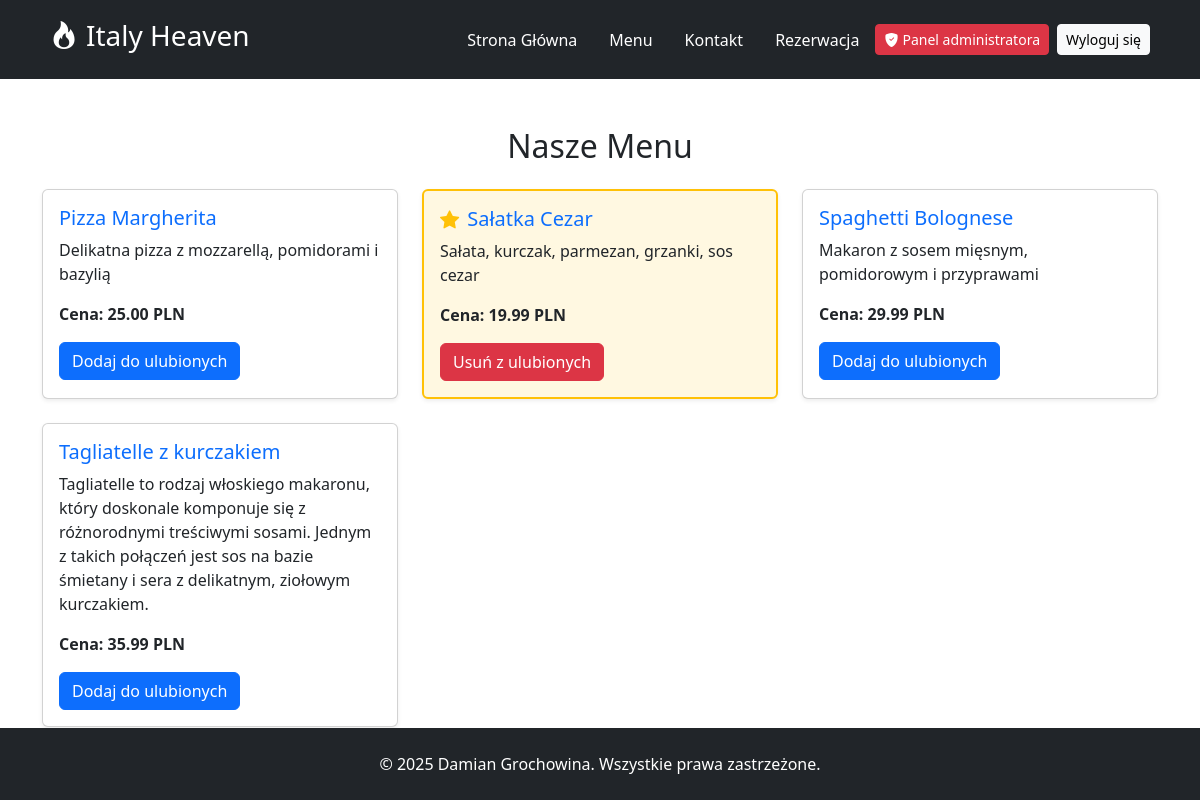
/menu (signed in), run on the app's committed database.
### tables this page shows
CREATE TABLE `menu` (
  `id` int(11) NOT NULL,
  `name` varchar(255) DEFAULT NULL,
  `description` text DEFAULT NULL,
  `price` decimal(10,2) DEFAULT NULL
);

### Controllers/MenuController.php (called while the page is built, shortened)
<?php
require_once '../models/Menu.php';
require_once '../config/db.php';
class MenuController
{
    public function showMenu()
    {
        global $pdo;
        $menuItems = Menu::getAllMenuItems($pdo);
        include './layout/header.php';
        include '../views/menu.php';
        include './layout/footer.php';
    }
}

### Models/Menu.php (called while the page is built, shortened)
<?php
class Menu
{
    public static function getAllMenuItems($pdo)
    {
        $query = "SELECT id, name, description, price FROM menu";
        $stmt = $pdo->prepare($query);
        $stmt->execute();
        return $stmt->fetchAll(PDO::FETCH_ASSOC);
    }
}

### Views/menu.php (the view)
<div class="container py-5">
    <h2 class="text-center mb-4">Nasze Menu</h2>
    <div class="row g-4">
        <?php
        if (!empty($menuItems)) {
            foreach ($menuItems as $item) {
                $isFavorite = !empty($item['is_favorite']) && $item['is_favorite'];
                echo '<div class="col-lg-4 col-md-6">
                        <div class="card h-100 shadow-sm ' . ($isFavorite ? 'favorite' : '') . '">
                            <div class="card-body">
                                <h5 class="card-title text-primary">';
                if ($isFavorite) {
                    echo '<i class="bi bi-star-fill text-warning me-2"></i>';
                }
                echo htmlspecialchars($item["name"]) . '</h5>
                                <p class="card-text">' . htmlspecialchars($item["description"]) . '</p>
                                <p class="card-text fw-bold">Cena: ' . number_format($item["price"], 2) . ' PLN</p>';
                if (!$isFavorite) {
                    echo '<form method="POST" action="">
                            <input type="hidden" name="action" value="add">
                            <input type="hidden" name="menu_id" value="' . htmlspecialchars($item['id']) . '">
                            <button type="submit" class="btn btn-primary">Dodaj do ulubionych</button>
                          </form>';
                } else {
                    echo '<form method="POST" action="">
                            <input type="hidden" name="action" value="remove">
                            <input type="hidden" name="menu_id" value="' . htmlspecialchars($item['id']) . '">
                            <button type="submit" class="btn btn-danger">Usuń z ulubionych</button>
                          </form>';
                }
                echo '</div>
                    </div>
                </div>';
            }
        } else {
            echo '<p class="text-center">Brak pozycji w menu.</p>';
        }
        ?>
    </div>
</div>

### public/style.css (style rules this page uses)
.favorite { border: 2px solid #ffc107; background-color: #fff8e1; }
.favorite .card-title { display: flex; align-items: center; }
.favorite .bi-star-fill { font-size: 1.2rem; }

### data on the page
menu: name "Pizza Margherita", description "Delikatna pizza z mozzarellą, pomidorami i bazylią", price "25.00"
menu: name "Sałatka Cezar", description "Sałata, kurczak, parmezan, grzanki, sos cezar", price "19.99"
menu: name "Spaghetti Bolognese", description "Makaron z sosem mięsnym, pomidorowym i przyprawami", price "29.99"
menu: name "Tagliatelle z kurczakiem", description "Tagliatelle to rodzaj włoskiego makaronu, który doskonale komponuje się z różnorodnymi treściwymi sosami. Jednym z takich połączeń jest sos na bazie śmietany i sera z delikatnym, ziołowym kurczakiem.", price "35.99"
